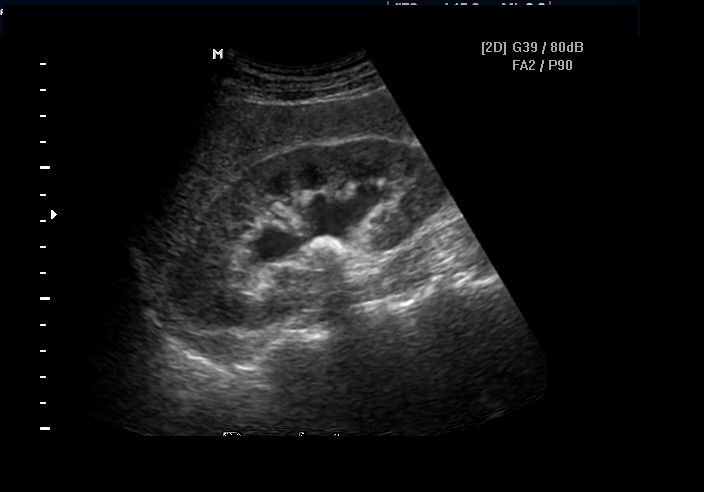
%> input picture Database/1.jpg, 704 x 492 px
$ octave code1.m   (GNU Octave 9; MATLAB toolbox functions it lacks are replaced by stand-ins)
%> lines starting %> are read from the running program, lines starting %| are printed output that depends on the picture; in (x1, y1, x2, y2) boxes, pixels count from 0 and x2, y2 are one past the last pixel; in counts of white or black regions, pixels touching at a corner belong together; the program's own positions count from 1
clc
clear all
close all
% Open file selection dialog to choose an image
[filename, pathname] = uigetfile({'*.png;*.jpg;*.jpeg;*.bmp;*.tif;*.tiff', ...
                                   'Image Files (*.png, *.jpg, *.jpeg, *.bmp, *.tif, *.tiff)'; ...
                                   '*.*', 'All Files (*.*)'}, ...
                                   'Select an Image');
%> the answer given: Database/1.jpg

% Check if the user canceled the operation
if isequal(filename, 0) || isequal(pathname, 0)
    disp('User canceled the operation.');
else
    % Construct the full path of the image
    fullImagePath = fullfile(pathname, filename);
% Step 1: Load the Medical Image
img = imread(fullImagePath);
%> img is the input picture: size 492x704x3 uint8; mean R, G, B 20.4, 20.5, 20.6
% img = imread('kidney 25.JPG');  % Replace with the actual kidney ultrasound or CT image
figure;
imshow(img);
title('Original Image');

% Step 2: Convert to Grayscale (if the image is in RGB)
grayImg = rgb2gray(img);
figure;
imshow(grayImg);
title('Grayscale Image');

% Step 3: Image Enhancement - Contrast Adjustment
% Apply histogram equalization to enhance contrast
enhancedImg = histeq(grayImg);
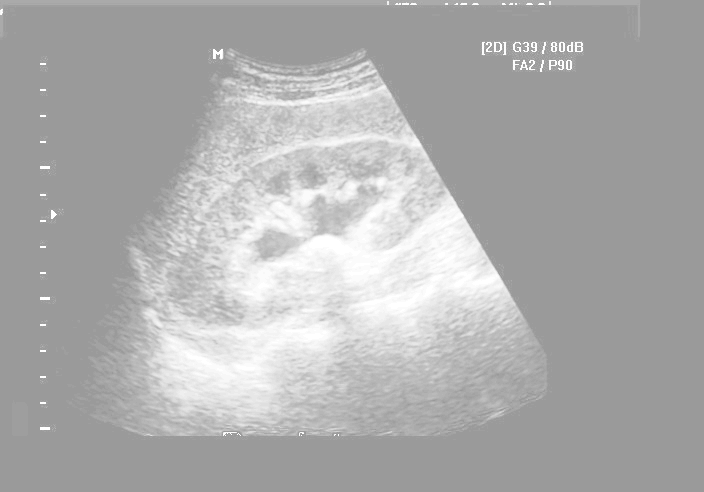
%> enhancedImg: size 492x704 uint8; min 154, max 255, mean 173.9
figure;
imshow(enhancedImg);
title('Enhanced Image with Histogram Equalization');

% Step 4: Noise Reduction - Gaussian Smoothing
% Apply Gaussian filter to reduce noise and smooth the image
smoothedImg = imgaussfilt(enhancedImg, 2);  % Gaussian filter with sigma = 2
figure;
imshow(smoothedImg);
title('Smoothed Image (Noise Reduced)');

% Step 5: Edge Detection (Identify Potential Stones)
% Using Canny edge detection to find edges of kidney stones
edges = edge(smoothedImg, 'Canny');
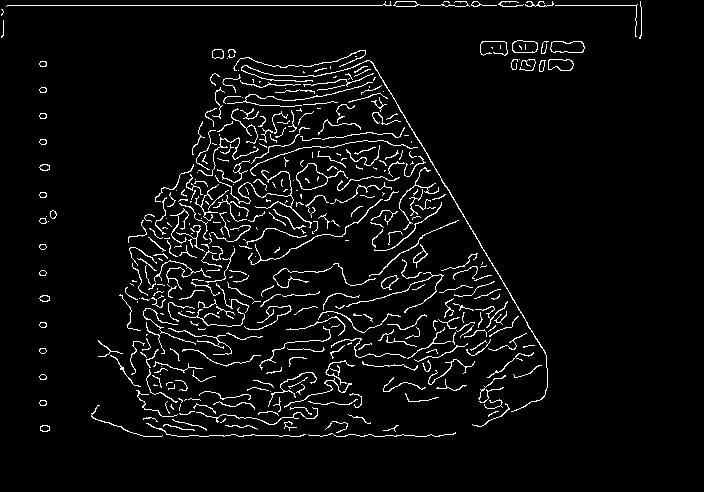
%> edges: size 492x704 logical; 4.7% white in thin lines or dots, all inside (x1, y1, x2, y2) = (1, 1, 642, 437)
figure;
imshow(edges);
title('Edge Detected Image');

% Step 6: Morphological Operations (Clean up the Image)
% Dilate edges to make stone areas more prominent
dilatedImg = imdilate(edges, strel('disk', 2));  % Disk-shaped structuring element
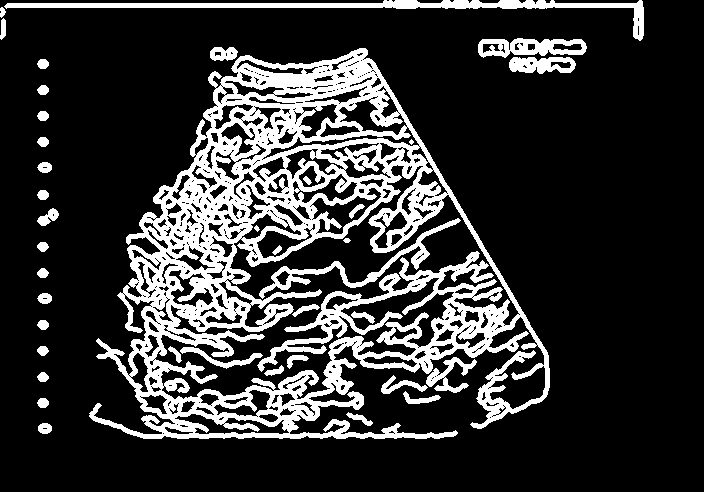
%> dilatedImg: size 492x704 logical; 20.2% white; 39 white regions (1 under 20 px), largest, box (x1, y1, x2, y2) and area: (89, 48, 550, 439) 57766, (4, 0, 644, 41) 3901, (259, 218, 461, 299) 1679
figure;
imshow(dilatedImg);
title('Dilated Edges');

% Step 7: Segment the Stones
% Fill holes to create solid regions where kidney stones are detected
filledImg = imfill(dilatedImg, 'holes');
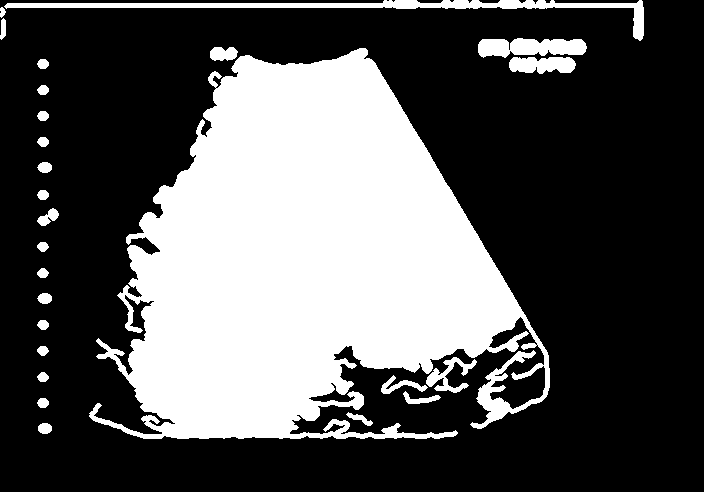
%> filledImg: size 492x704 logical; 33.6% white; 26 white regions, largest, box (x1, y1, x2, y2) and area: (89, 48, 550, 439) 106540, (4, 0, 644, 41) 3913, (478, 38, 587, 58) 1642
figure;
imshow(filledImg);
title('Filled Image (Segmented Stones)');

% Step 8: Remove Small Objects (Noise)
% Remove small objects that are not likely to be kidney stones
cleanedImg = bwareaopen(filledImg, 50);  % Removing small objects with less than 50 pixels
%> cleanedImg: size 492x704 logical; 33.6% white; 25 white regions
figure;
imshow(cleanedImg);
title('Cleaned Image (Noise Removed)');

% Step 9: Label and Analyze Detected Stones
% Label connected components (stones) in the binary image
[labeledImg, numObjects] = bwlabel(cleanedImg);
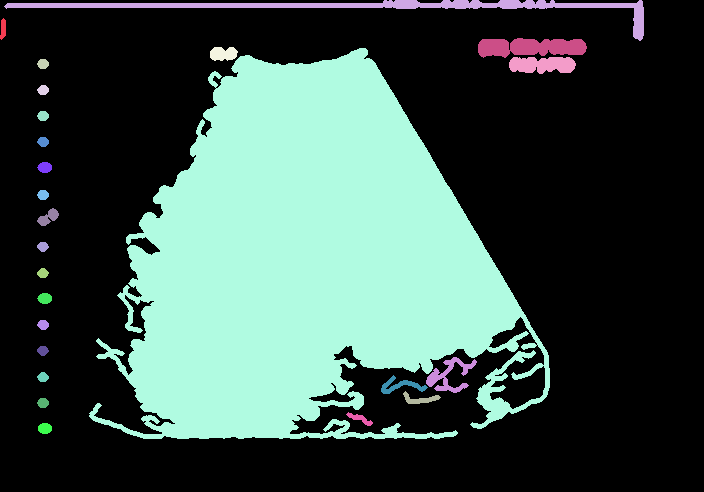
%> labeledImg: size 492x704 double; 26 distinct labels, from 0 to 25; one colour per label, 0 black
%> numObjects = 25
disp(['Number of detected kidney stones: ', num2str(numObjects)]);
%| Number of detected kidney stones: 25

% Step 10: Display the stones in original image
% Show detected stones on the original image for visualization
stoneOverlay = label2rgb(labeledImg, 'jet', 'k', 'shuffle');
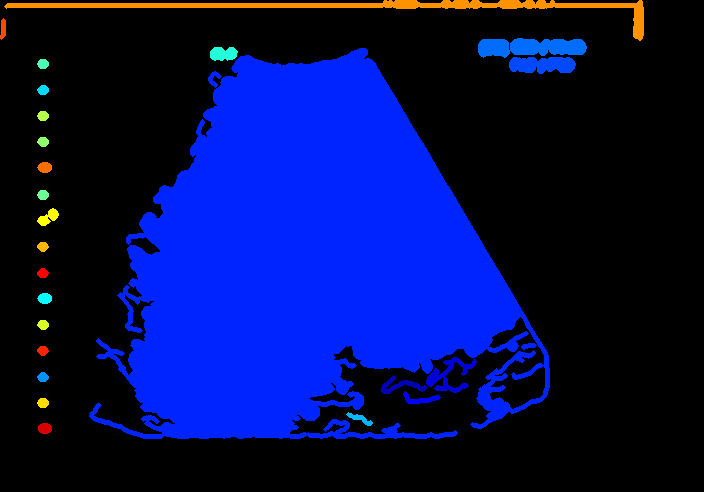
%> stoneOverlay: size 492x704x3 uint8; mean R, G, B 3.8, 14.6, 81.7
figure;
% Display the original grayscale image with the stone overlay
% overlayedImage = imoverlay(grayImg, stoneOverlay, 'yellow');
% imshow(overlayedImage);
imshow(stoneOverlay)

%imshow(imoverlay(grayImg, stoneOverlay, 'Transparency', 0.3));
title('Detected Stones Overlay on Original Image');

% Step 11: Extract Features of Detected Stones
% Extract properties like Area, Centroid, and Bounding Box of the stones
stats = regionprops(cleanedImg, 'Area', 'Centroid', 'BoundingBox');
%> stats = 25 regions; largest, box (x1, y1, x2, y2), Area and Centroid: (89, 48, 550, 439) 106540 [306.6 262], (4, 0, 644, 41) 3913 [366.1 7.2], (478, 38, 587, 58) 1642 [531.3 47.8], (509, 57, 576, 74) 917 [542.9 65.4], (426, 357, 477, 393) 658 [449.8 376.3]

% Display information about each stone
for i = 1:numObjects
    fprintf('Stone %d: Area = %.2f pixels\n', i, stats(i).Area);
    fprintf('Centroid = (%.2f, %.2f)\n', stats(i).Centroid(1), stats(i).Centroid(2));
end
%> this loop made 25 passes
%> (printed output is left out)

% Optional: Mark Bounding Boxes on the Original Image
figure;
imshow(img);
hold on;
for i = 1:numObjects
    rectangle('Position', stats(i).BoundingBox, 'EdgeColor', 'r', 'LineWidth', 2);
    text(stats(i).Centroid(1), stats(i).Centroid(2), sprintf('Stone %d', i), 'Color', 'g');
end
hold off;
title('Kidney Stones Detected with Bounding Boxes');
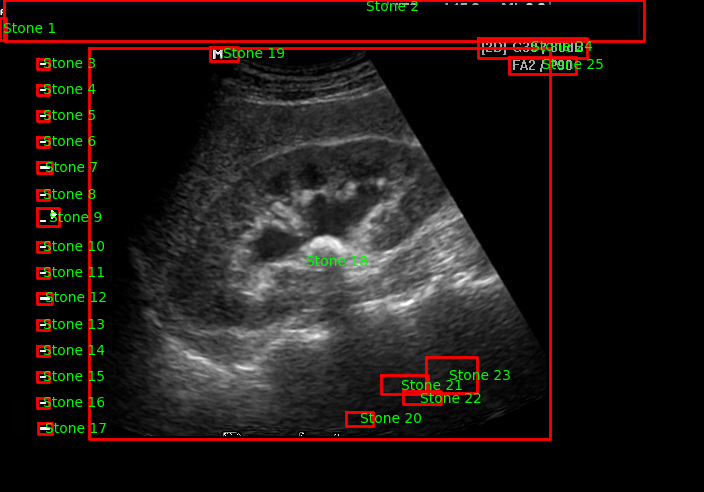
%> figure redrawn from the program's plot data; its title reads 'Kidney Stones Detected with Bounding Boxes'
end

$ run again, on Database/3.JPG
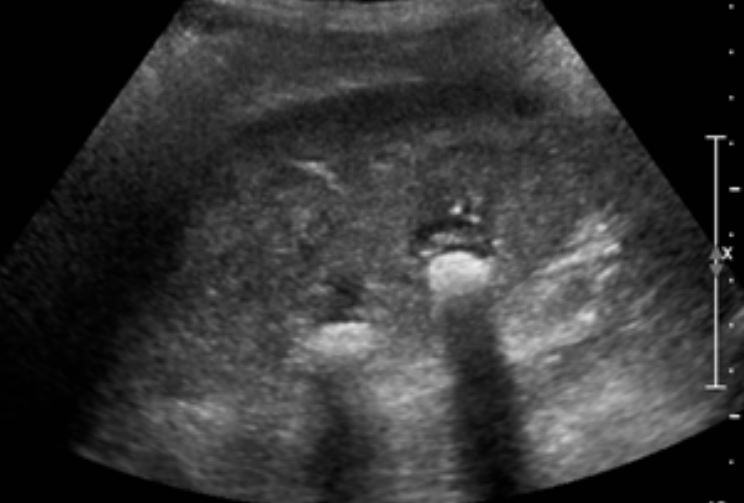
%> input picture Database/3.JPG, 744 x 503 px
%> img is the input picture: size 503x744x3 uint8; min 0, max 235, mean 53
%> edges: size 503x744 logical; 6% white in thin lines or dots
%> dilatedImg: size 503x744 logical; 25.4% white; 44 white regions, largest, box (x1, y1, x2, y2) and area: (13, 0, 744, 503) 79137, (348, 359, 485, 503) 4167, (207, 40, 343, 128) 2674
%> filledImg: size 503x744 logical; 44.5% white; 38 white regions, largest, box (x1, y1, x2, y2) and area: (13, 0, 744, 503) 150379, (348, 359, 485, 503) 4342, (207, 40, 343, 128) 3397
%> cleanedImg: size 503x744 logical; 44.5% white; 35 white regions
%> `[labeledImg, numObjects] = bwlabel(cleanedImg);`:
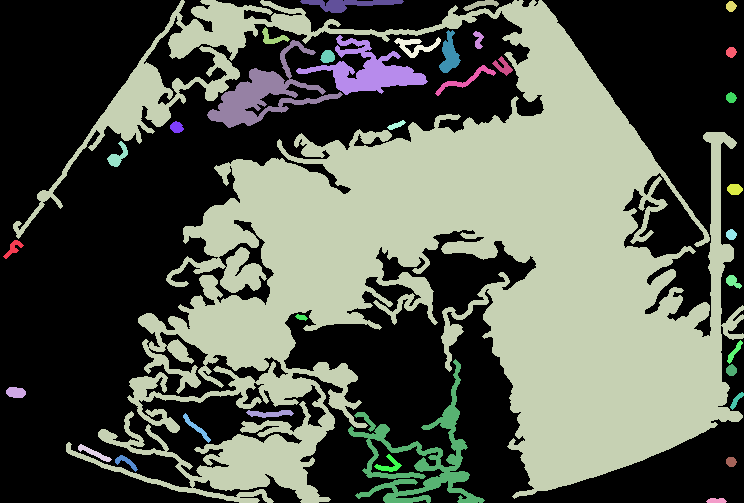
%> labeledImg: size 503x744 double; 36 distinct labels, from 0 to 35; one colour per label, 0 black
%> numObjects = 35
%| Number of detected kidney stones: 35
%> stats = 35 regions; largest, box (x1, y1, x2, y2), Area and Centroid: (13, 0, 744, 503) 150379 [443.9 265], (348, 359, 485, 503) 4342 [421.5 459], (207, 40, 343, 128) 3397 [264.1 95], (296, 35, 428, 95) 2816 [368.6 71.5], (300, 0, 404, 13) 651 [348.3 4.7]
%> the loop `for i = 1:numObjects` made 35 passes
%| Stone 1: Area = 146.00 pixels
%| Centroid = (14.03, 249.07)
%| Stone 2: Area = 180.00 pixels
%| Centroid = (16.48, 393.06)
%| Stone 3: Area = 150379.00 pixels
%| Centroid = (443.85, 264.99)
%> (further printed lines are left out)
%> `title('Kidney Stones Detected with Bounding Boxes');`:
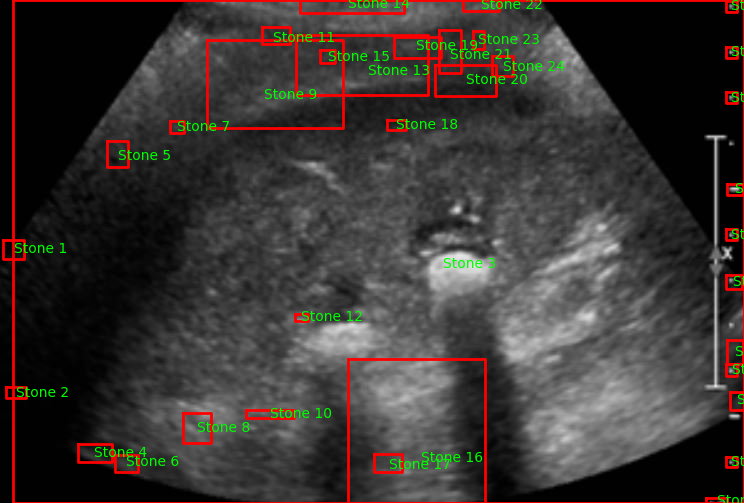
%> figure redrawn from the program's plot data; its title reads 'Kidney Stones Detected with Bounding Boxes'
